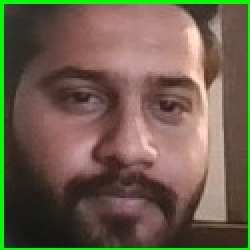
#> input picture dataset/Hrisabh/1.jpg, 125 x 125 px, given in place of the camera (shown 2 times larger)
$ python face_recognition.py
#> lines starting #> are read from the running program, lines starting #| are printed output that depends on the picture; after the words box and inside, x2 and y2 are one past the last pixel; in counts of white or black regions, pixels touching at a corner belong together
# face_recognition.py
# Step 3 — Live face pehchano aur naam dikhao
# Run karo: python face_recognition.py

import cv2
import json
import numpy as np
from collections import deque   # ✅ NEW — flickering fix ke liye

FACE_SIZE            = (100, 100)
CONFIDENCE_THRESHOLD = 110        # ✅ CHANGED: 90 → 80 (90 bahut strict tha)
SMOOTH_FRAMES        = 3         # ✅ NEW — last 7 frames ka average lo

def load_resources():
    try:
        with open("labels.json", "r") as f:
#> (reads labels.json from the repository)
            raw = json.load(f)
        label_map = {int(k): v for k, v in raw.items()}
        print(f"✓ Labels loaded: {label_map}")
    except FileNotFoundError:
        print("ERROR: labels.json nahi mili!")
        return None, None

    face_recognizer = cv2.face.LBPHFaceRecognizer_create()
    try:
        face_recognizer.read("face_model.yml")
        print("✓ Model loaded: face_model.yml")
    except Exception as e:
        print(f"ERROR: face_model.yml load nahi hua — {e}")
        return None, None

    return face_recognizer, label_map


def main():
    print("=" * 40)
    print("  Face Recognition")
    print("=" * 40)

    face_recognizer, label_map = load_resources()
    if face_recognizer is None:
        return

    # ✅ CHANGED — 2 cascades load karo (frontal + alt2 for tilt)
    cascade_main = cv2.CascadeClassifier(
        cv2.data.haarcascades + "haarcascade_frontalface_default.xml"
    )
    cascade_alt = cv2.CascadeClassifier(
        cv2.data.haarcascades + "haarcascade_frontalface_alt2.xml"
    )

    cap = cv2.VideoCapture(0)
    if not cap.isOpened():
        print("ERROR: Webcam nahi mili!")
        return

    cap.set(cv2.CAP_PROP_FRAME_WIDTH,  640)
    cap.set(cv2.CAP_PROP_FRAME_HEIGHT, 480)
    cap.set(cv2.CAP_PROP_AUTOFOCUS,    1)

    # ✅ NEW — Smoothing buffer (flickering fix)
    label_buffer = deque(maxlen=SMOOTH_FRAMES)
    conf_buffer  = deque(maxlen=SMOOTH_FRAMES)

    print(f"Confidence Threshold: {CONFIDENCE_THRESHOLD}")
    print("Press Q to quit.\n")

    while True:
        ret, frame = cap.read()
#> frame is the input picture: shape (125, 125, 3); mean B, G, R 76.3, 94.5, 109
        if not ret:
            break

        gray      = cv2.cvtColor(frame, cv2.COLOR_BGR2GRAY)
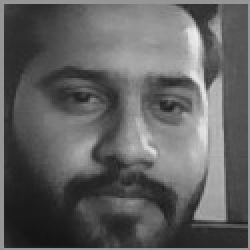
#> gray: shape (125, 125) (shown 2 times larger); min 20, max 237, mean 96.7
        gray_eq   = cv2.equalizeHist(gray)
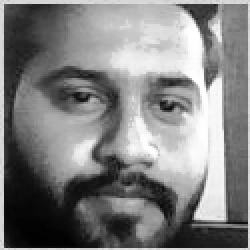
#> gray_eq: shape (125, 125) (shown 2 times larger); min 0, max 255, mean 128.4
        gray_blur = cv2.GaussianBlur(gray_eq, (3, 3), 0)
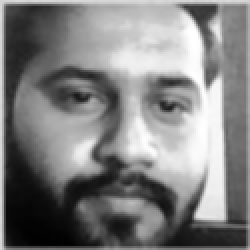
#> gray_blur: shape (125, 125) (shown 2 times larger); min 1, max 255, mean 127.9

        # ✅ CHANGED — minNeighbors: 6→4, minSize: (80,80)→(40,40)
        # minNeighbors kam = tilt me bhi detect karega
        # minSize kam = door se bhi detect karega
        faces = cascade_main.detectMultiScale(
            gray_blur,
            scaleFactor  = 1.05,
            minNeighbors = 4,           # ✅ CHANGED: 6 → 4
            minSize      = (40, 40),    # ✅ CHANGED: (80,80) → (40,40)
            flags        = cv2.CASCADE_SCALE_IMAGE
        )
#> faces = [[9, 7, 109, 109]]

        # ✅ NEW — Agar main cascade ne detect nahi kiya toh alt2 try karo
        if len(faces) == 0:
            faces = cascade_alt.detectMultiScale(
                gray_blur,
                scaleFactor  = 1.05,
                minNeighbors = 4,
                minSize      = (40, 40),
                flags        = cv2.CASCADE_SCALE_IMAGE
            )

        for (x, y, w, h) in faces:
            face_crop    = gray[y:y + h, x:x + w]
            face_eq      = cv2.equalizeHist(face_crop)
            face_resized = cv2.resize(face_eq, FACE_SIZE,
                                      interpolation=cv2.INTER_CUBIC)

            label, confidence = face_recognizer.predict(face_resized)

            # ✅ NEW — Buffer mein dalo (smoothing)
            label_buffer.append(label)
            conf_buffer.append(confidence)

            # ✅ NEW — Majority vote lo last 7 frames se
            if len(label_buffer) == SMOOTH_FRAMES:
                # Sabse zyada aane wala label winner hai
                smooth_label = max(set(label_buffer),
                                   key=list(label_buffer).count)
                smooth_conf  = sum(conf_buffer) / len(conf_buffer)
            else:
                smooth_label = label
                smooth_conf  = confidence

            # ✅ CHANGED — Smoothed values se decision lo
            if smooth_conf < CONFIDENCE_THRESHOLD:
                name  = label_map.get(smooth_label, "Unknown")
                color = (0, 220, 0)
            else:
                name  = "Unknown"
                color = (0, 0, 220)

            bar_max  = 120
            bar_fill = max(0, int((1 - smooth_conf / bar_max) * w))
            cv2.rectangle(frame, (x, y + h + 4),
                          (x + bar_fill, y + h + 14), color, -1)
            cv2.rectangle(frame, (x, y + h + 4),
                          (x + w, y + h + 14), (180, 180, 180), 1)

            label_text = f"{name}  ({smooth_conf:.1f})"
            cv2.putText(frame, label_text, (x, y - 12),
                        cv2.FONT_HERSHEY_SIMPLEX, 0.8, color, 2)
            cv2.rectangle(frame, (x, y), (x + w, y + h), color, 2)
#> this loop made 1 pass
#> (x, y, w, h, label, confidence, smooth_label, smooth_conf) on pass 1: (9, 7, 109, 109, 0, 69.42, 0, 69.42)
#> pass 1, in main, `face_crop    = gray[y:y + h, x:x + w]`:
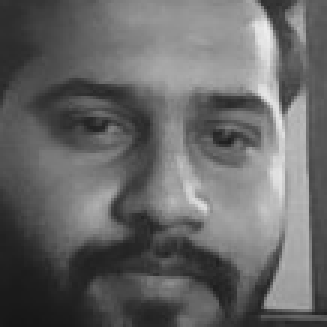
#> face_crop: shape (109, 109) (shown 3 times larger); min 22, max 237, mean 102.5
#> pass 1, in main, `face_eq      = cv2.equalizeHist(face_crop)`:
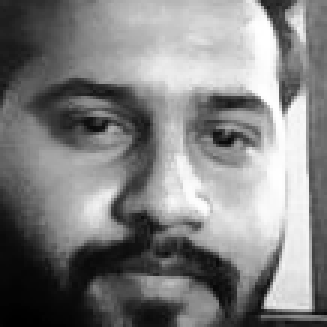
#> face_eq: shape (109, 109) (shown 3 times larger); min 0, max 255, mean 128.2
#> pass 1, in main, `face_resized = cv2.resize(face_eq, FACE_SIZE, interpolation=cv2.INTER_..`:
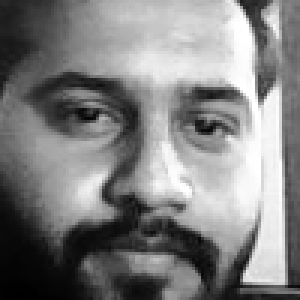
#> face_resized: shape (100, 100) (shown 3 times larger); min 0, max 255, mean 128.2
#> after the loop:
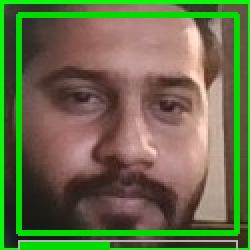
#> frame: shape (125, 125, 3) (shown 2 times larger); 10.25% of pixels changed, all inside (x1, y1, x2, y2) = (8, 6, 120, 125)

        cv2.putText(frame, "Press Q to quit", (10, 470),
                    cv2.FONT_HERSHEY_SIMPLEX, 0.55, (200, 200, 200), 1)

        cv2.imshow("Face Recognition", frame)

        if cv2.waitKey(1) & 0xFF == ord('q'):
#> (key q is pressed here)
            break

    cap.release()
    cv2.destroyAllWindows()
    print("Recognition band ho gayi.")


if __name__ == "__main__":
    main()
